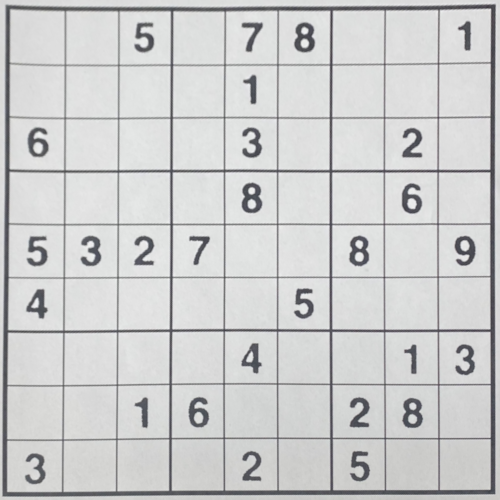
#> input picture Exercise 2 (CNN Solution)/sudoku_photo.png, 1000 x 1000 px (shown at 1/2 size); its folder holds only this picture in this run
$ python generate_train_data.py sudoku_photo.png
#> lines starting #> are read from the running program, lines starting #| are printed output that depends on the picture; after the words box and inside, x2 and y2 are one past the last pixel; in counts of white or black regions, pixels touching at a corner belong together
#> in process_image, src is the input picture: shape (1000, 1000, 3); mean B, G, R 204.8, 204.8, 204.1
#!/usr/bin/env python3
"""
Generate labeled digit training crops from a Sudoku image.

Usage:
  python3 generate_train_data.py sudoku_photo.png
  python3 generate_train_data.py sudoku_photo.png --out-dir generated_data

Workflow:
  1) Detect and crop the Sudoku board (same core strategy as main.cpp)
  2) Split into 9x9 cells
  3) Show each candidate cell
  4) Prompt label: 1-9 to save, Enter/0 to skip, q to quit
"""
from __future__ import annotations

import argparse
import math
import os
from datetime import datetime

try:
    import cv2
except ModuleNotFoundError:
    cv2 = None
import numpy as np

DIGIT_FEATURE_SIDE = 32


def remove_noise(src: np.ndarray) -> np.ndarray:
    kernel = cv2.getStructuringElement(cv2.MORPH_ELLIPSE, (5, 5))
    cleaned = cv2.morphologyEx(src, cv2.MORPH_OPEN, kernel)
    cleaned = cv2.morphologyEx(cleaned, cv2.MORPH_CLOSE, kernel)
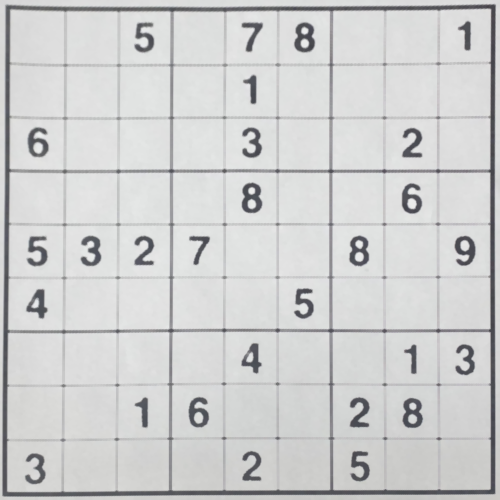
#> cleaned: shape (1000, 1000, 3) (shown at 1/2 size); mean B, G, R 207.1, 207.1, 206.4
    return cleaned


def convert_to_binary(src: np.ndarray) -> np.ndarray:
    if len(src.shape) == 3:
        gray = cv2.cvtColor(src, cv2.COLOR_BGR2GRAY)
    else:
        gray = src.copy()
    return cv2.adaptiveThreshold(
        gray,
        255,
        cv2.ADAPTIVE_THRESH_GAUSSIAN_C,
        cv2.THRESH_BINARY_INV,
        31,
        7,
    )
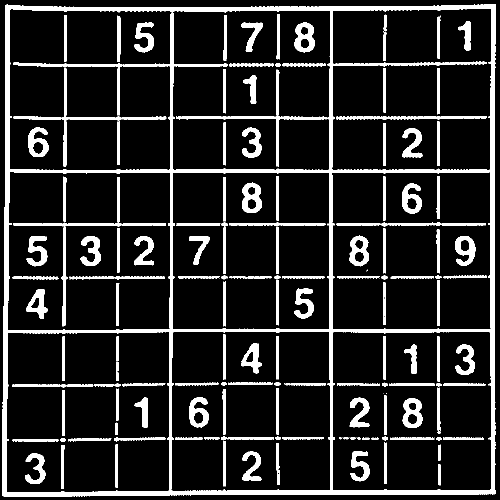
#> returned value: shape (1000, 1000) (shown at 1/2 size); 13.9% white; 179 white regions (22 under 20 px)


def order_corners(corners: list[np.ndarray]) -> np.ndarray:
    pts = np.array(corners, dtype=np.float32)
    sums = pts[:, 0] + pts[:, 1]
    diffs = pts[:, 1] - pts[:, 0]
    ordered = np.zeros((4, 2), dtype=np.float32)
    ordered[0] = pts[np.argmin(sums)]   # top-left
    ordered[2] = pts[np.argmax(sums)]   # bottom-right
    ordered[1] = pts[np.argmin(diffs)]  # top-right
    ordered[3] = pts[np.argmax(diffs)]  # bottom-left
    return ordered


def crop_sudoku_board(src: np.ndarray) -> np.ndarray:
    binary = convert_to_binary(src)
    contours, _ = cv2.findContours(binary, cv2.RETR_EXTERNAL, cv2.CHAIN_APPROX_SIMPLE)
#> contours = 1 contour; box (x1, y1, x2, y2) and area: (5, 8, 992, 993) 957729

    best_corners: list[np.ndarray] = []
    best_area = 0.0
    for contour in contours:
        epsilon = 0.02 * cv2.arcLength(contour, True)
        approx = cv2.approxPolyDP(contour, epsilon, True)
        if len(approx) == 4:
            area = cv2.contourArea(approx)
            if area > best_area:
                best_area = area
                best_corners = [p[0] for p in approx]
#> this loop made 1 pass
#> (epsilon, area, best_area, best_corners) on pass 1: (81.15, 962350, 962350, [[991, 9], [11, 10], [5, 991], [990, 987]])
#> after the loop, best_area = 962350

    if len(best_corners) != 4:
        raise RuntimeError("Could not find a rectangular sudoku board.")

    ordered = order_corners(best_corners)
#> in order_corners, `pts = np.array(corners, dtype=np.float32)`: pts = [[991, 9], [11, 10], [5, 991], [990, 987]]
#> in order_corners, `sums = pts[:, 0] + pts[:, 1]`: sums = [1000, 21, 996, 1977]
#> in order_corners, `diffs = pts[:, 1] - pts[:, 0]`: diffs = [-982, -1, 986, -3]
#> ordered = [[11, 10], [991, 9], [990, 987], [5, 991]]
    side = int(math.sqrt(best_area))
#> side = 980
    dst = np.array(
        [[0, 0], [side, 0], [side, side], [0, side]],
        dtype=np.float32,
    )
#> dst = [[0, 0], [980, 0], [980, 980], [0, 980]]
    matrix = cv2.getPerspectiveTransform(ordered, dst)
#> matrix = [[0.997, 0.0061, -11.03], [0.00102, 1, -10.05], [-3.09e-06, 5.18e-06, 1]]
    return cv2.warpPerspective(src, matrix, (side, side))
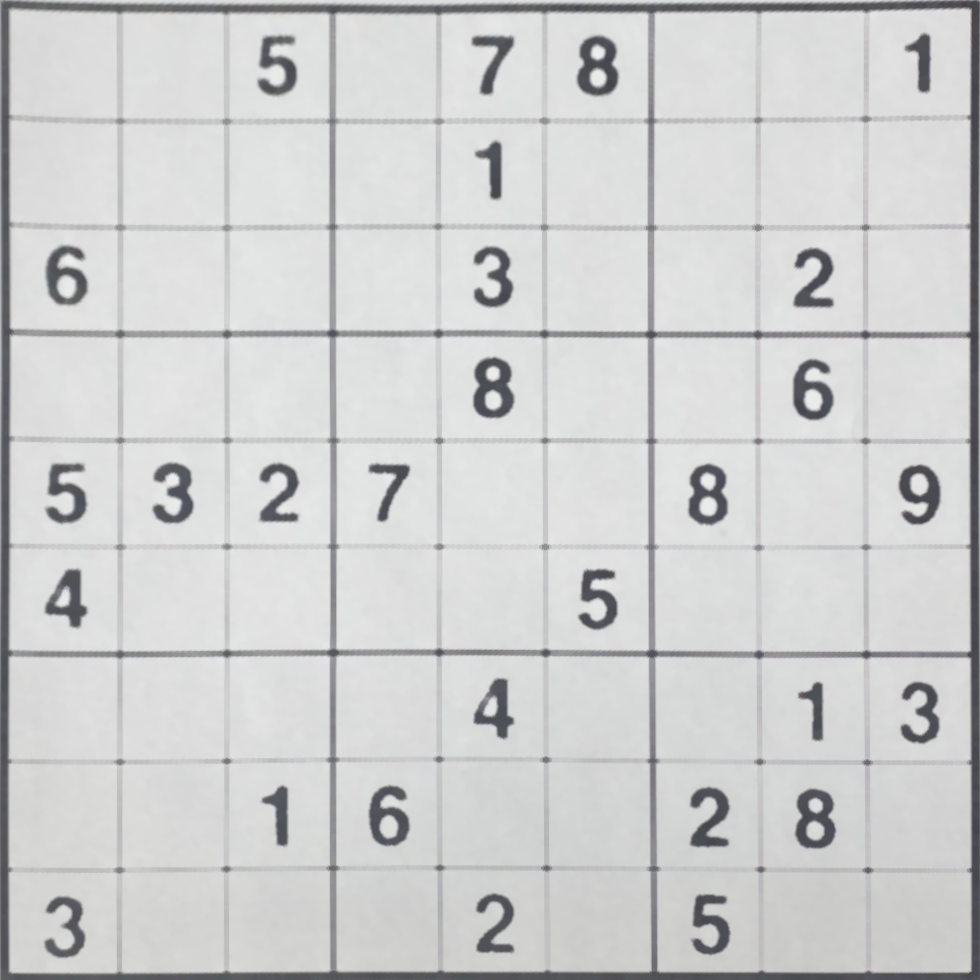
#> returned value: shape (980, 980, 3); mean of channels 0, 1, 2 207.2, 207.2, 206.5; drawn as B, G, R


def isolate_center_cluster(digit_binary: np.ndarray) -> np.ndarray:
    n_labels, labels = cv2.connectedComponents(digit_binary)
    if n_labels <= 1:
        return digit_binary.copy()

    center = np.array([digit_binary.shape[1] / 2.0, digit_binary.shape[0] / 2.0], dtype=np.float32)
    min_distance = float("inf")
    center_label = -1

    for label in range(1, n_labels):
        ys, xs = np.where(labels == label)
        if xs.size == 0:
            continue
        centroid = np.array([float(xs.mean()), float(ys.mean())], dtype=np.float32)
        distance = float(np.linalg.norm(centroid - center))
        if distance < min_distance:
            min_distance = distance
            center_label = label

    if center_label < 0:
        return digit_binary.copy()

    result = np.zeros_like(digit_binary)
    result[labels == center_label] = digit_binary[labels == center_label]
    return result


def normalize_digit(digit_binary: np.ndarray, side: int = DIGIT_FEATURE_SIDE) -> np.ndarray:
    contours, _ = cv2.findContours(digit_binary.copy(), cv2.RETR_EXTERNAL, cv2.CHAIN_APPROX_SIMPLE)
    if not contours:
        return np.zeros((side, side), dtype=np.uint8)

    areas = [cv2.contourArea(c) for c in contours]
    best_idx = int(np.argmax(areas))
    best_area = areas[best_idx]
    if best_area < 20.0:
        return np.zeros((side, side), dtype=np.uint8)

    x, y, w, h = cv2.boundingRect(contours[best_idx])
    x = max(0, x - 2)
    y = max(0, y - 2)
    w = min(digit_binary.shape[1] - x, w + 4)
    h = min(digit_binary.shape[0] - y, h + 4)
    roi = digit_binary[y:y + h, x:x + w]

    max_dim = max(w, h)
    square = np.zeros((max_dim, max_dim), dtype=np.uint8)
    ox = (max_dim - w) // 2
    oy = (max_dim - h) // 2
    square[oy:oy + h, ox:ox + w] = roi
    return cv2.resize(square, (side, side), interpolation=cv2.INTER_AREA)


def is_mostly_empty(cell: np.ndarray) -> bool:
    border_x = max(1, cell.shape[1] // 5)
    border_y = max(1, cell.shape[0] // 5)
    inner = cell[border_y:cell.shape[0] - border_y, border_x:cell.shape[1] - border_x]
    if inner.size == 0:
        return True
    return cv2.countNonZero(inner) < int(inner.size * 0.01)


def save_sample(out_dir: str, label: int, sample: np.ndarray) -> str:
    digit_dir = os.path.join(out_dir, str(label))
    os.makedirs(digit_dir, exist_ok=True)
    stamp = datetime.now().strftime("%Y%m%d_%H%M%S_%f")
    path = os.path.join(digit_dir, f"{label}_{stamp}.png")
    cv2.imwrite(path, sample)
    return path


def process_image(image_path: str, out_dir: str) -> None:
    if cv2 is None:
        raise RuntimeError(
            "Missing dependency: cv2 (OpenCV for Python). "
            "Install it with: pip install opencv-python"
        )

    src = cv2.imread(image_path, cv2.IMREAD_COLOR)
    if src is None:
        raise RuntimeError(f"Could not read input image: {image_path}")

    cleaned = remove_noise(src)
    cropped = crop_sudoku_board(cleaned)
    binary_board = convert_to_binary(cropped)
#> in convert_to_binary (call 2), `return cv2.adaptiveThreshold( gray, 255, cv2.ADAPTIVE_THRESH_GAUSSIAN_..`:
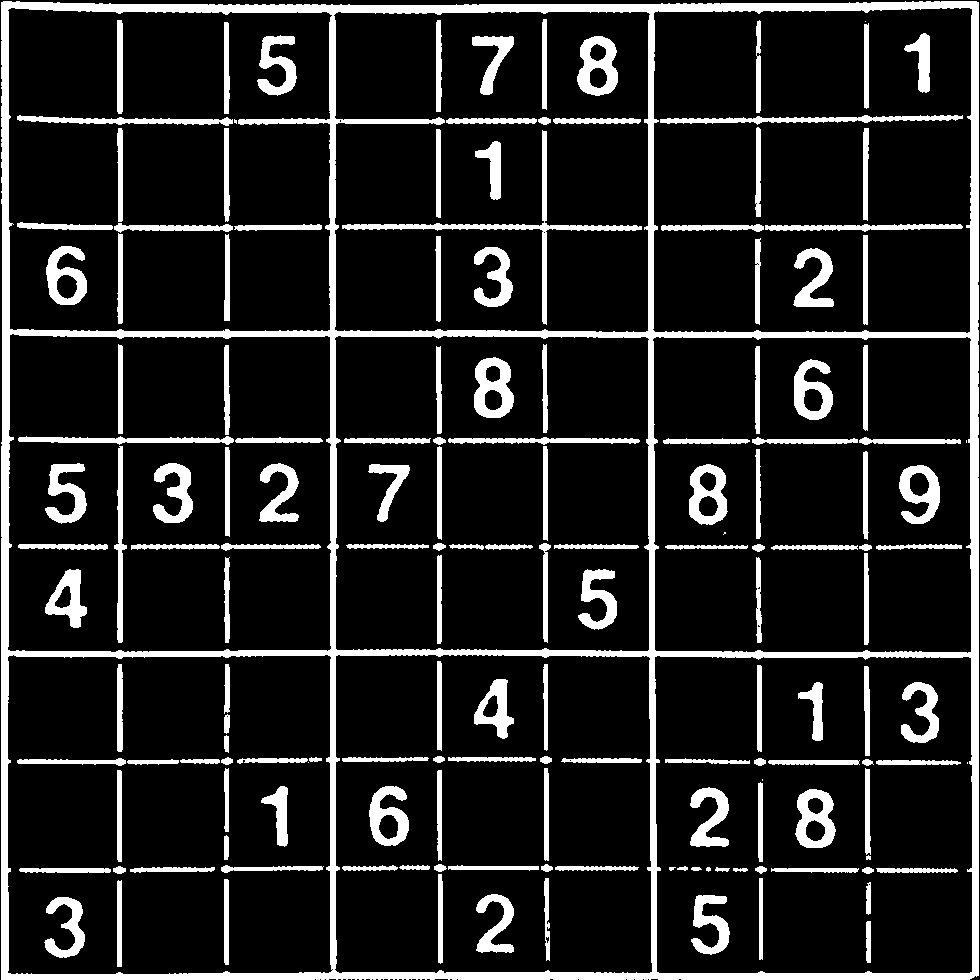
#> returned value: shape (980, 980); 14% white; 160 white regions (9 under 20 px), largest, box (x1, y1, x2, y2) and area: (1, 1, 979, 980) 55503, (342, 130, 642, 325) 2417, (474, 357, 514, 418) 1504

    cell_w = binary_board.shape[1] // 9
#> cell_w = 108
    cell_h = binary_board.shape[0] // 9
#> cell_h = 108

    cv2.namedWindow("Cell", cv2.WINDOW_NORMAL)
    saved = 0
    skipped = 0

    print("Labeling controls: [1-9]=save, [Enter or 0]=skip, [q]=quit")
    for row in range(9):
        for col in range(9):
            y0, y1 = row * cell_h, (row + 1) * cell_h
            x0, x1 = col * cell_w, (col + 1) * cell_w
            cell = binary_board[y0:y1, x0:x1].copy()
            likely_empty = is_mostly_empty(cell)

            centered = isolate_center_cluster(cell)
            normalized = normalize_digit(centered, DIGIT_FEATURE_SIDE)

            preview = cv2.resize(normalized, (256, 256), interpolation=cv2.INTER_NEAREST)
            cv2.putText(
                preview,
                f"r{row+1} c{col+1}",
                (8, 24),
                cv2.FONT_HERSHEY_SIMPLEX,
                0.7,
                (255,),
                2,
                cv2.LINE_AA,
            )
            cv2.imshow("Cell", preview)
            cv2.waitKey(1)

            while True:
                hint = " [likely empty]" if likely_empty else ""
                user = input(
                    f"Cell r{row+1} c{col+1}{hint} label (1-9 save, Enter/0 skip, q quit): "
                ).strip().lower()
                if user == "q":
                    print("Stopping labeling early by request.")
                    cv2.destroyAllWindows()
                    print(f"Saved {saved} samples, skipped {skipped}.")
                    return
                if user in {"", "0"}:
                    skipped += 1
                    break
                if user in {"1", "2", "3", "4", "5", "6", "7", "8", "9"}:
                    label = int(user)
                    path = save_sample(out_dir, label, normalized)
                    saved += 1
                    print(f"Saved -> {path}")
                    break
                print("Invalid input. Use 1-9, Enter/0, or q.")
#> this loop made 1 pass; the answer given on pass 1: out.png
#> pass 1, in process_image, `cv2.imshow("Cell", preview)`:
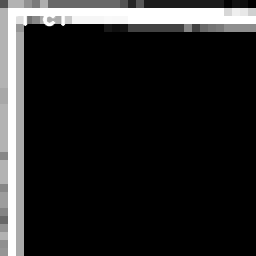
#> window 'Cell': shape (256, 256); min 0, max 255, mean 35.9
#> after the loop:
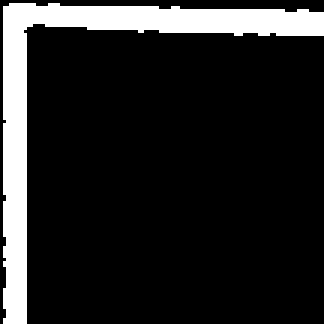
#> cell: shape (108, 108) (shown 3 times larger); 14% white; 1 white region, box (x1, y1, x2, y2) and area: (1, 1, 108, 108) 1630
#> after the loop, saved = 0; skipped = 0

    cv2.destroyAllWindows()
    print(f"Done. Saved {saved} samples, skipped {skipped}.")


def parse_args() -> argparse.Namespace:
    parser = argparse.ArgumentParser(description="Generate labeled training digits from Sudoku images.")
    parser.add_argument("image_path", help="Path to input Sudoku image, e.g. sudoku_photo.png")
    parser.add_argument(
        "--out-dir",
        default="generated_data",
        help="Output directory for labeled samples (default: generated_data)",
    )
    return parser.parse_args()


def main() -> None:
    args = parse_args()
    try:
        process_image(args.image_path, args.out_dir)
    except Exception as exc:
        raise SystemExit(f"Error: {exc}") from exc


if __name__ == "__main__":
#> (the run stopped early here; a loop or call above may not have finished)
